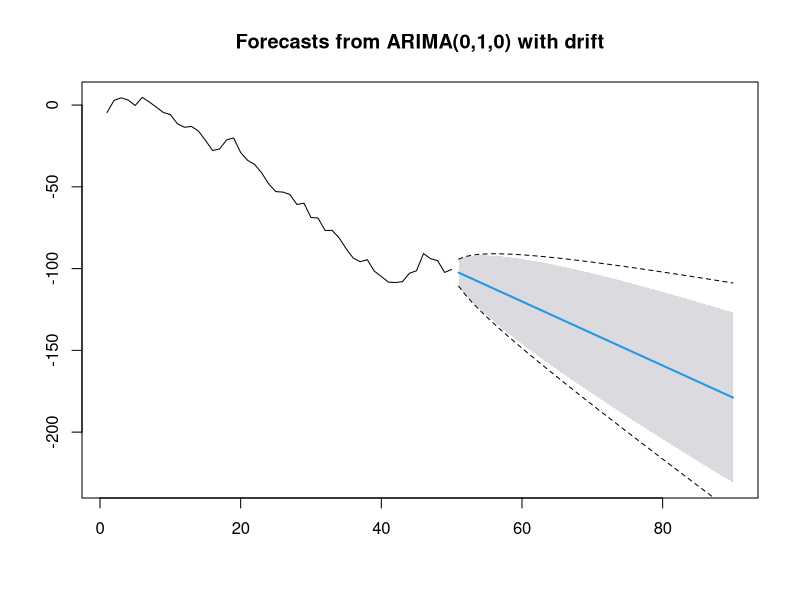

Recreate this plot in R.
## ---- chunk 1
library(forecast)

set.seed(22)
x <-ts(cumsum(rnorm(50, -2.5, 4)))

RWD.x <- rwf(x,  h=40, drift=TRUE, level=95)
ARIMA.x <- Arima(x, c(0,1,0), include.drift=TRUE)

plot(forecast(ARIMA.x, h=40, level=95))
lines(RWD.x$lower, lty=2)
lines(RWD.x$upper, lty=2)
